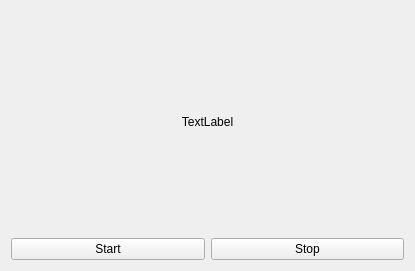
<?xml version="1.0" encoding="UTF-8"?>
<ui version="4.0">
 <class>Widget</class>
 <widget class="QWidget" name="Widget">
  <property name="geometry">
   <rect>
    <x>0</x>
    <y>0</y>
    <width>415</width>
    <height>271</height>
   </rect>
  </property>
  <property name="windowTitle">
   <string>Widget</string>
  </property>
  <layout class="QVBoxLayout" name="verticalLayout_2" stretch="0">
   <item>
    <layout class="QVBoxLayout" name="verticalLayout" stretch="9,1">
     <property name="bottomMargin">
      <number>0</number>
     </property>
     <item>
      <widget class="AspectRatioLabel" name="label">
       <property name="text">
        <string>TextLabel</string>
       </property>
       <property name="alignment">
        <set>Qt::AlignmentFlag::AlignCenter</set>
       </property>
      </widget>
     </item>
     <item>
      <layout class="QHBoxLayout" name="horizontalLayout">
       <property name="sizeConstraint">
        <enum>QLayout::SizeConstraint::SetDefaultConstraint</enum>
       </property>
       <property name="bottomMargin">
        <number>0</number>
       </property>
       <item>
        <widget class="QPushButton" name="btn_start">
         <property name="text">
          <string>Start</string>
         </property>
        </widget>
       </item>
       <item>
        <widget class="QPushButton" name="btn_stop">
         <property name="text">
          <string>Stop</string>
         </property>
        </widget>
       </item>
      </layout>
     </item>
    </layout>
   </item>
  </layout>
 </widget>
 <customwidgets>
  <customwidget>
   <class>AspectRatioLabel</class>
   <extends>QLabel</extends>
   <header>aspectratiolabel.h</header>
  </customwidget>
 </customwidgets>
 <resources/>
 <connections/>
</ui>
